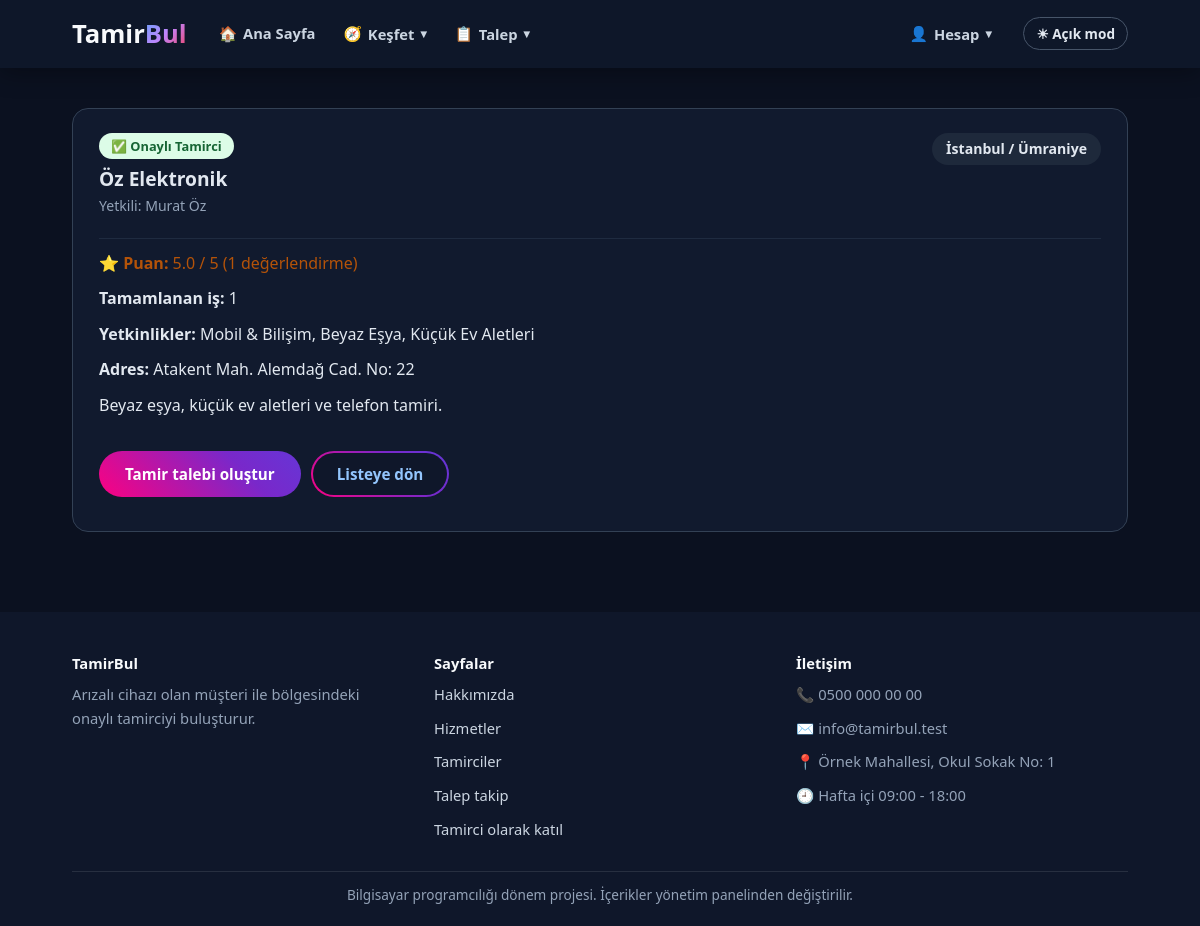
The app's page /tamirci-detay.php?id=6 with its own data.
### tables this page shows
CREATE TABLE site_ayarlari (
    id INT AUTO_INCREMENT PRIMARY KEY,  
    anahtar VARCHAR(50) NOT NULL UNIQUE,  
    deger TEXT NOT NULL,  
    etiket VARCHAR(100) NOT NULL DEFAULT ''  
);

CREATE TABLE kullanicilar (
    id INT AUTO_INCREMENT PRIMARY KEY,  
    ad VARCHAR(50) NOT NULL,  
    soyad VARCHAR(50) NOT NULL,  
    eposta VARCHAR(100) NOT NULL UNIQUE,  
    sifre VARCHAR(255) NOT NULL,  
    telefon VARCHAR(20) NOT NULL,  
    rol VARCHAR(20) NOT NULL,  
    isletme_adi VARCHAR(100) NOT NULL DEFAULT '',  
    sehir VARCHAR(50) NOT NULL,  
    ilce VARCHAR(50) NOT NULL DEFAULT '',  
    adres TEXT NOT NULL,  
    hakkinda TEXT NOT NULL,  
    onayli TINYINT NOT NULL DEFAULT 0,  
    kayit_tarihi DATETIME NOT NULL  
);

### ortak/hazirla.php (called while the page is built, shortened)
<?php
if (is_dir("ortak")) {
    $kok = "";
} else {
    $kok = "../";
}
include __DIR__ . "/baglanti.php";
include __DIR__ . "/guvenlik.php";
include __DIR__ . "/yazi-stili.php";

### ortak/baglanti.php (called while the page is built, shortened)
<?php
$baglanti = mysqli_connect("127.0.0.1", "root", "", "tamirbul");
$veritabani_hazir = ($baglanti != false);
if ($veritabani_hazir) {
    mysqli_set_charset($baglanti, "utf8mb4");
}
function sorgula($sorgu) {
    global $baglanti;
    return mysqli_query($baglanti, $sorgu);
}
function satirlar($sorgu) {
    $liste = array();
    $sonuc = sorgula($sorgu);
    while ($sonuc && $satir = mysqli_fetch_assoc($sonuc)) {
        $liste[] = $satir;
    }
    return $liste;
}
function tek_satir($sorgu) {
    $liste = satirlar($sorgu);
    if (count($liste) == 0) {
        return null;
    }
    return $liste[0];
}
function sayi_getir($sorgu) {
    $satir = tek_satir($sorgu);
    return (int) reset($satir);
}
function temizle($yazi) {
    global $baglanti;
    return mysqli_real_escape_string($baglanti, $yazi);
}
function ayar_getir($anahtar, $yoksa_bu) {
    $satir = tek_satir("SELECT deger FROM site_ayarlari WHERE anahtar = '" . temizle($anahtar) . "'");
    return $satir["deger"];
}
function yetkinlik_metni($tamirci_id) {
    $adlar = array();
    foreach (satirlar("SELECT kategoriler.ad FROM tamirci_yetkinlikleri INNER JOIN kategoriler ON kategoriler.id = kategori_id WHERE tamirci_id = " . (int) $tamirci_id) as $kategori) {
        $adlar[] = $kategori["ad"];
    }
    return implode(", ", $adlar);
}
function tamirci_puan_metni($tamirci_id) {
    $satir = tek_satir("SELECT AVG(puan) AS ortalama, COUNT(*) AS adet FROM talepler WHERE tamirci_id = " . (int) $tamirci_id . " AND puan > 0");
    return number_format($satir["ortalama"], 1) . " / 5 (" . $satir["adet"] . " değerlendirme)";
}

### ortak/yazi-stili.php (called while the page is built, shortened)
<?php
function yazi_stili_oku($anahtar) {
    global $yazi_stil_secenekleri;
    $satir = tek_satir("SELECT * FROM yazi_stilleri WHERE anahtar = '" . temizle($anahtar) . "'");
    $secimler = array();
    foreach ($yazi_stil_secenekleri as $sutun => $bilgi) {
        $secimler[$sutun] = "";
    }
    return $secimler;
}
function yazi_stili($anahtar) {
    $secimler = yazi_stili_oku($anahtar);
    $css = "";
    if ($css == "") {
        return "";
    }
    return ' style="' . trim($css) . '"';
}

### ortak/guvenlik.php (called while the page is built, shortened)
<?php
function gelen_sayi($ad) {
    if (isset($_GET[$ad])) {
        return (int) $_GET[$ad];
    }
    return 0;
}
function temiz_yaz($metin) {
    return htmlspecialchars($metin, ENT_QUOTES, "UTF-8");
}

### tamirci-detay.php (the view, shortened to what this page needs)
<?php
include "ortak/hazirla.php";
$id = gelen_sayi("id");
$tamirci = tek_satir("SELECT * FROM kullanicilar WHERE id = $id AND rol = 'tamirci' AND onayli = 1");
$biten_is = sayi_getir("SELECT COUNT(*) FROM talepler WHERE tamirci_id = $id AND durum = 'tamamlandi'");
include "ortak/baslik.php";
?>
<section class="sayfa">
    <div class="kapsayici">
        <?php if ($tamirci) { ?>
            <div class="request-item-card">
                <div class="request-item-header">
                    <div class="request-info">
                        <span class="badge badge-success">Onaylı Tamirci</span>
                        <h3><?php echo temiz_yaz($tamirci["isletme_adi"]); ?></h3>
                        <p class="request-date">Yetkili: <?php echo temiz_yaz($tamirci["ad"] . " " . $tamirci["soyad"]); ?></p>
                    </div>
                    <span class="location-badge"><?php echo temiz_yaz($tamirci["sehir"] . " / " . $tamirci["ilce"]); ?></span>
                </div>
                <div class="request-item-body">
                    <p class="rating"><span class="ikon ikon-nabiz">⭐</span> <strong>Puan:</strong> <?php echo tamirci_puan_metni($id); ?></p>
                    <p><strong>Tamamlanan iş:</strong> <?php echo $biten_is; ?></p>
                    <p><strong>Yetkinlikler:</strong> <?php echo temiz_yaz(yetkinlik_metni($id)); ?></p>
                    <p><strong>Adres:</strong> <?php echo temiz_yaz($tamirci["adres"]); ?></p>
                    <p><?php echo temiz_yaz($tamirci["hakkinda"]); ?></p>
                </div>
                <div class="detail-actions">
                    <a class="btn btn-primary" href="talep-olustur.php">Tamir talebi oluştur</a>
                    <a class="btn btn-outline" href="tamirciler.php">Listeye dön</a>
                </div>
            </div>
        <?php } else { ?>
            <p class="bos-liste">Tamirci bulunamadı. <a href="tamirciler.php">Tamircilere dön</a></p>
        <?php } ?>
    </div>
</section>
<?php
include "ortak/altlik.php";
?>

### ortak/baslik.php (shortened to what this page needs)
<?php
$site_adi = ayar_getir("site_adi", "TamirBul");
$logo_on = mb_substr($site_adi, 0, 5, "UTF-8");
$logo_arka = mb_substr($site_adi, 5, null, "UTF-8");
$tema = "koyu";
$tema_dugme_yazisi = "☀ Açık mod";
$acik_sayfa = basename($_SERVER["PHP_SELF"]);
function menu_linki($adres, $ikon, $yazi, $aciklama, $sayi) {
    return array("adres" => $adres, "ikon" => $ikon, "yazi" => $yazi, "aciklama" => $aciklama, "sayi" => $sayi);
}
$rol = "ziyaretci";
$kisi_basligi = "Hesap";
$menu_gruplari = array();
$menu_gruplari[] = array("baslik" => "Keşfet", "ikon" => "🧭", "sag" => false, "linkler" => array(
    menu_linki("hizmetler.php", "🛠️", "Hizmetler", "Tamir çeşitleri ve başlangıç fiyatları", 0),
    menu_linki("tamirciler.php", "👷", "Tamirciler", "Onaylı tamirciler ve puanları", 0),
    menu_linki("hakkimizda.php", "💡", "Hakkımızda", "TamirBul nedir, nasıl çalışır?", 0),
    menu_linki("iletisim.php", "✉️", "İletişim", "Bize yazın, sorunuzu sorun", 0)
));
if ($rol == "ziyaretci") {
    $menu_gruplari[] = array("baslik" => "Talep", "ikon" => "📋", "sag" => false, "linkler" => array(
        menu_linki("talep-olustur.php", "➕", "Talep Oluştur", "Arızanı yaz, teklif topla", 0),
        menu_linki("talep-takip.php", "🔎", "Talep Takip", "Takip kodunla durumu gör", 0)
    ));
    $menu_gruplari[] = array("baslik" => $kisi_basligi, "ikon" => "👤", "sag" => true, "linkler" => array(
        menu_linki("giris.php", "🔑", "Giriş Yap", "Müşteri, tamirci ve yönetici", 0),
        menu_linki("musteri-kayit.php", "🙋", "Müşteri Ol", "Ücretsiz hesap aç", 0),
        menu_linki("tamirci-kayit.php", "🧰", "Tamirci Olarak Katıl", "İşletmeni kaydet, teklif ver", 0)
    ));
}
foreach ($menu_gruplari as $sira => $grup) {
    $toplam_sayi = 0;
    $grupta_mi = false;
    foreach ($grup["linkler"] as $link) {
        $toplam_sayi = $toplam_sayi + $link["sayi"];
    }
    $menu_gruplari[$sira]["toplam_sayi"] = $toplam_sayi;
    $menu_gruplari[$sira]["aktif"] = $grupta_mi;
}
?>
<!DOCTYPE html>
<html lang="tr" class="<?php echo $tema; ?>">
<head>
    <link rel="stylesheet" href="<?php echo $kok; ?>css/stil.css">
</head>
<body>
    <header class="navbar">
        <div class="container navbar-container">
            <a class="logo" href="<?php echo $kok; ?>index.php">
                <h1<?php echo yazi_stili("site_adi"); ?>><?php echo temiz_yaz($logo_on); ?><span><?php echo temiz_yaz($logo_arka); ?></span></h1>
            </a>
            <button type="button" id="tema-dugmesi" class="tema-dugmesi"><?php echo $tema_dugme_yazisi; ?></button>
            <nav id="menu" class="menu">
                <a class="menu-linki <?php if ($acik_sayfa == "index.php") { echo "aktif"; } ?>" href="<?php echo $kok; ?>index.php"><span class="ikon">🏠</span> Ana Sayfa</a>
                <?php foreach ($menu_gruplari as $grup) { ?>
                    <div class="acilir <?php if ($grup["sag"]) { echo "sag"; } ?> <?php if ($grup["aktif"]) { echo "aktif"; } ?>">
                        <button type="button" class="acilir-dugme" aria-expanded="false">
                            <span class="ikon"><?php echo $grup["ikon"]; ?></span>
                            <?php echo temiz_yaz($grup["baslik"]); ?>
                            <span class="acilir-ok">▾</span>
                        </button>
                    </div>
                <?php } ?>
            </nav>
        </div>
    </header>
    <main>

### ortak/altlik.php (shortened to what this page needs)
<?php
$alt_site_adi = ayar_getir("site_adi", "TamirBul");
$alt_aciklama = ayar_getir("altlik_aciklama", "");
$alt_telefon = ayar_getir("telefon", "");
$alt_eposta = ayar_getir("eposta", "");
$alt_adres = ayar_getir("adres", "");
$alt_saat = ayar_getir("calisma_saatleri", "");
$alt_not = ayar_getir("altlik_not", "");
?>
    </main>
    <footer class="footer">
        <div class="container footer-container">
            <div>
                <strong<?php echo yazi_stili("site_adi"); ?>><?php echo temiz_yaz($alt_site_adi); ?></strong>
                <p<?php echo yazi_stili("altlik_aciklama"); ?>><?php echo temiz_yaz($alt_aciklama); ?></p>
            </div>
            <div>
                <strong>Sayfalar</strong>
                <p><a href="<?php echo $kok; ?>hakkimizda.php">Hakkımızda</a></p>
                <p><a href="<?php echo $kok; ?>hizmetler.php">Hizmetler</a></p>
                <p><a href="<?php echo $kok; ?>tamirciler.php">Tamirciler</a></p>
                <p><a href="<?php echo $kok; ?>talep-takip.php">Talep takip</a></p>
                <p><a href="<?php echo $kok; ?>tamirci-kayit.php">Tamirci olarak katıl</a></p>
            </div>
            <div>
                <strong>İletişim</strong>
                <p><span class="ikon ikon-salla">📞</span> <span<?php echo yazi_stili("telefon"); ?>><?php echo temiz_yaz($alt_telefon); ?></span></p>
                <p><span class="ikon">✉️</span> <span<?php echo yazi_stili("eposta"); ?>><?php echo temiz_yaz($alt_eposta); ?></span></p>
                <p><span class="ikon ikon-zipla">📍</span> <span<?php echo yazi_stili("adres"); ?>><?php echo temiz_yaz($alt_adres); ?></span></p>
                <p><span class="ikon ikon-don">🕘</span> <span<?php echo yazi_stili("calisma_saatleri"); ?>><?php echo temiz_yaz($alt_saat); ?></span></p>
            </div>
        </div>
        <div class="container alt-not">
            <p<?php echo yazi_stili("altlik_not"); ?>><?php echo temiz_yaz($alt_not); ?></p>
        </div>
    </footer>
</body>
</html>

### records on screen
site_ayarlari: deger "Tamir", deger "Bul", deger "TamirBul"
kullanicilar: isletme_adi "Öz Elektronik", temiz_yaz($tamirci["ad"] . " " . $tamirci["soyad"]) "Murat Öz", sehir+ilce "İstanbul / Ümraniye", adres "Atakent Mah. Alemdağ Cad. No: 22", hakkinda "Beyaz eşya, küçük ev aletleri ve telefon tamiri."
site_ayarlari: deger "Arızalı cihazı olan müşteri ile bölgesindeki onaylı tamirciyi buluşturur."
site_ayarlari: deger "0500 000 00 00"
site_ayarlari: deger "info@tamirbul.test"
site_ayarlari: deger "Örnek Mahallesi, Okul Sokak No: 1"
site_ayarlari: deger "Hafta içi 09:00 - 18:00"
site_ayarlari: deger "Bilgisayar programcılığı dönem projesi. İçerikler yönetim panelinden değiştirilir."

### other values on screen
$tema_dugme_yazisi "☀ Açık mod"
$grup["ikon"] "🧭"
temiz_yaz($grup["baslik"]) "Keşfet"
$grup["ikon"] "📋"
temiz_yaz($grup["baslik"]) "Talep"
$grup["ikon"] "👤"
temiz_yaz($grup["baslik"]) "Hesap"
tamirci_puan_metni($id) "5.0 / 5 (1 değerlendirme)"
$biten_is "1"
temiz_yaz(yetkinlik_metni($id)) "Mobil & Bilişim, Beyaz Eşya, Küçük Ev Aletleri"
